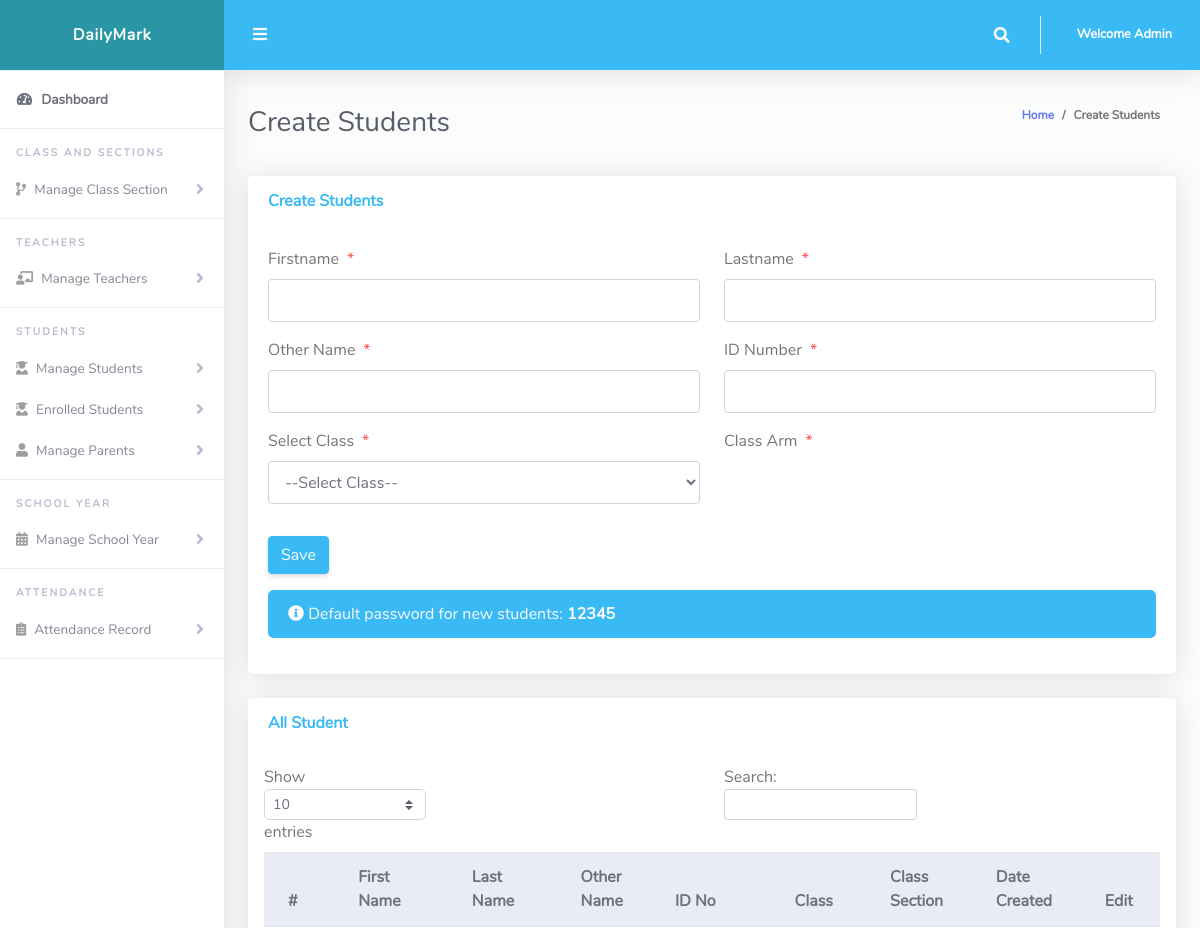
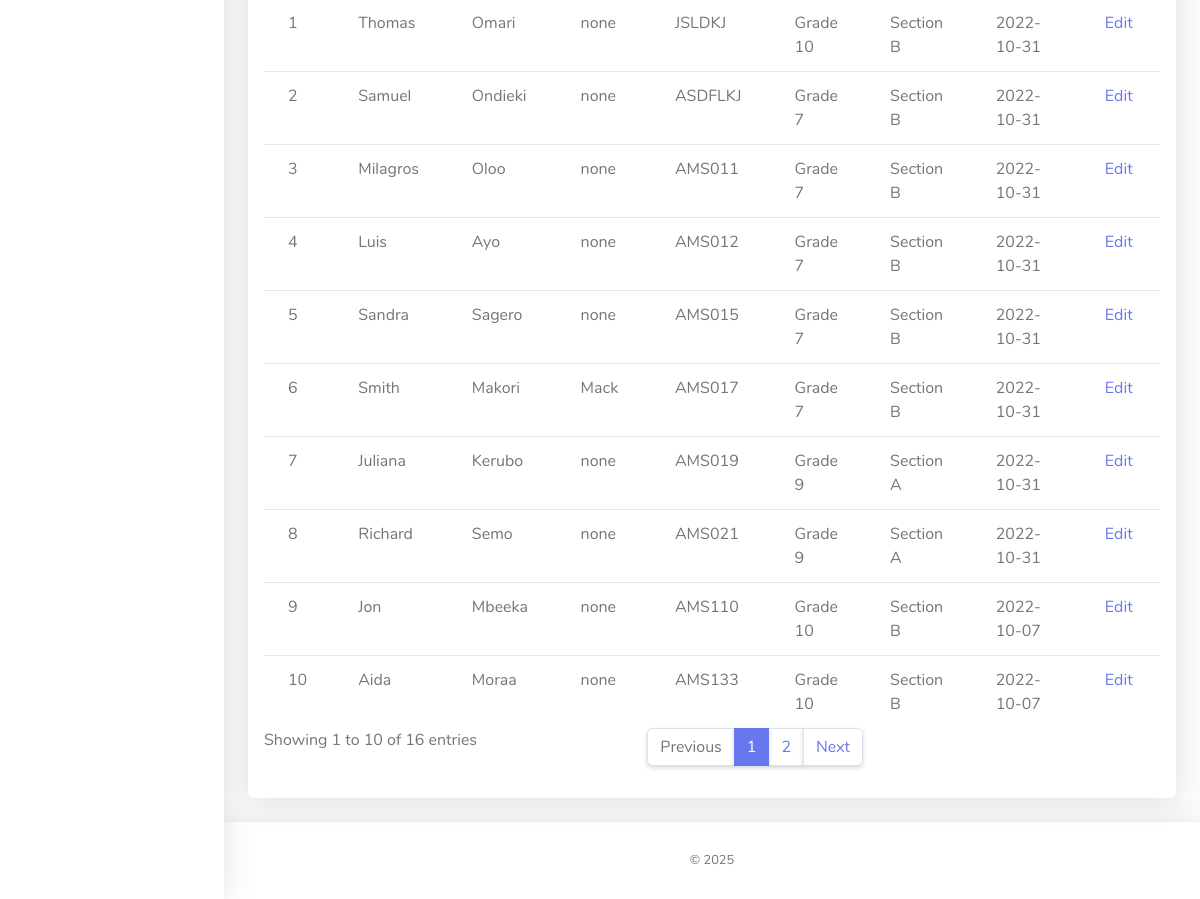
Page /Admin/createStudents.php (signed in) on the committed database (2 pictures, top to bottom).
### tables this page shows
CREATE TABLE `tblstudents` (
  `Id` int(10) NOT NULL,
  `firstName` varchar(255) NOT NULL,
  `lastName` varchar(255) NOT NULL,
  `otherName` varchar(255) NOT NULL,
  `admissionNumber` varchar(255) NOT NULL,
  `password` varchar(50) NOT NULL,
  `classId` varchar(10) NOT NULL,
  `classArmId` varchar(10) NOT NULL,
  `dateCreated` varchar(50) NOT NULL
);

CREATE TABLE `tblclass` (
  `Id` int(10) NOT NULL AUTO_INCREMENT,
  `className` varchar(255) NOT NULL,
  PRIMARY KEY (`Id`)
);

CREATE TABLE `tblclassarms` (
  `Id` int(10) NOT NULL AUTO_INCREMENT,
  `classId` varchar(10) NOT NULL,
  `classArmName` varchar(255) NOT NULL,
  `isAssigned` varchar(10) NOT NULL DEFAULT '0',
  `teacherId` int(10) NULL,
  PRIMARY KEY (`Id`),
  INDEX `teacher_idx` (`teacherId`)
);

### Admin/createStudents.php (the view, shortened to what this page needs)
<?php
include '../Includes/dbcon.php';
?>
<!DOCTYPE html>
<html lang="en">
<head>
  <link href="../vendor/fontawesome-free/css/all.min.css" rel="stylesheet" type="text/css">
  <link href="../vendor/bootstrap/css/bootstrap.min.css" rel="stylesheet" type="text/css">
  <link href="css/ruang-admin.min.css" rel="stylesheet">
</head>
<body id="page-top">
  <div id="wrapper">
      <?php include "Includes/sidebar.php";?>
    <div id="content-wrapper" class="d-flex flex-column">
      <div id="content">
       <?php include "Includes/topbar.php";?>
        <div class="container-fluid" id="container-wrapper">
          <div class="d-sm-flex align-items-center justify-content-between mb-4">
            <h1 class="h3 mb-0 text-gray-800">Create Students</h1>
            <ol class="breadcrumb">
              <li class="breadcrumb-item"><a href="./">Home</a></li>
              <li class="breadcrumb-item active" aria-current="page">Create Students</li>
            </ol>
          </div>
          <div class="row">
            <div class="col-lg-12">
              <div class="card mb-4">
                <div class="card-header py-3 d-flex flex-row align-items-center justify-content-between">
                  <h6 class="m-0 font-weight-bold text-info">Create Students</h6>
                </div>
                <div class="card-body">
                  <form method="post">
                   <div class="form-group row mb-3">
                        <div class="col-xl-6">
                        <label class="form-control-label">Firstname<span class="text-danger ml-2">*</span></label>
                        <input type="text" class="form-control" name="firstName" value="<?php echo $row['firstName'];?>" id="exampleInputFirstName" >
                        </div>
                        <div class="col-xl-6">
                        <label class="form-control-label">Lastname<span class="text-danger ml-2">*</span></label>
                      <input type="text" class="form-control" name="lastName" value="<?php echo $row['lastName'];?>" id="exampleInputFirstName" >
                        </div>
                    </div>
                     <div class="form-group row mb-3">
                        <div class="col-xl-6">
                        <label class="form-control-label">Other Name<span class="text-danger ml-2">*</span></label>
                        <input type="text" class="form-control" name="otherName" value="<?php echo $row['otherName'];?>" id="exampleInputFirstName" >
                        </div>
                        <div class="col-xl-6">
                        <label class="form-control-label">ID Number<span class="text-danger ml-2">*</span></label>
                      <input type="text" class="form-control" required name="admissionNumber" value="<?php echo $row['admissionNumber'];?>" id="exampleInputFirstName" >
                        </div>
                    </div>
                    <div class="form-group row mb-3">
                        <div class="col-xl-6">
                        <label class="form-control-label">Select Class<span class="text-danger ml-2">*</span></label>
                         <?php
                        $qry= "SELECT * FROM tblclass ORDER BY className ASC";
                        $result = $conn->query($qry);
                        $num = $result->num_rows;
                        if ($num > 0){
                          echo ' <select required name="classId" onchange="classArmDropdown(this.value)" class="form-control mb-3">';
                          echo'<option value="">--Select Class--</option>';
                                  echo '</select>';
                              }
                            ?>
                        </div>
                        <div class="col-xl-6">
                        <label class="form-control-label">Class Arm<span class="text-danger ml-2">*</span></label>
                        </div>
                    </div>
                      <?php
                    if (isset($Id))
                    {
                    ?>
                    <button type="submit" name="update" class="btn btn-warning">Update</button>
                    &nbsp;&nbsp;&nbsp;&nbsp;&nbsp;&nbsp;&nbsp;&nbsp;&nbsp;&nbsp;
                    <?php
                    } else {
                    ?>
                    <button type="submit" name="save" class="btn btn-info">Save</button>
                    <div class="mt-3 alert alert-info">
                      <i class="fas fa-info-circle"></i> Default password for new students: <strong>12345</strong>
                    </div>
                    <?php
                    }
                    ?>
                  </form>
                </div>
              </div>
                 <div class="row">
              <div class="col-lg-12">
              <div class="card mb-4">
                <div class="card-header py-3 d-flex flex-row align-items-center justify-content-between">
                  <h6 class="m-0 font-weight-bold text-info">All Student</h6>
                </div>
                <div class="table-responsive p-3">
                  <table class="table align-items-center table-flush table-hover" id="dataTableHover">
                    <thead class="thead-light">
                      <tr>
                        <th>#</th>
                        <th>First Name</th>
                        <th>Last Name</th>
                        <th>Other Name</th>
                        <th>ID No</th>
                        <th>Class</th>
                        <th>Class Section</th>
                        <th>Date Created</th>
                         <th>Edit</th>
                      </tr>
                    </thead>
                    <tbody>
                  <?php
                      $query = "SELECT tblstudents.Id,tblclass.className,tblclassarms.classArmName,tblclassarms.Id AS classArmId,tblstudents.firstName,
                      tblstudents.lastName,tblstudents.otherName,tblstudents.admissionNumber,tblstudents.dateCreated
                      FROM tblstudents
                      INNER JOIN tblclass ON tblclass.Id = tblstudents.classId
                      INNER JOIN tblclassarms ON tblclassarms.Id = tblstudents.classArmId";
                      $rs = $conn->query($query);
                      $num = $rs->num_rows;
                      $sn=0;
                      if($num > 0)
                      {
                        while ($rows = $rs->fetch_assoc())
                          {
                             $sn = $sn + 1;
                            echo"
                              <tr>
                                <td>".$sn."</td>
                                <td>".$rows['firstName']."</td>
                                <td>".$rows['lastName']."</td>
                                <td>".$rows['otherName']."</td>
                                <td>".$rows['admissionNumber']."</td>
                                <td>".$rows['className']."</td>
                                <td>".$rows['classArmName']."</td>
                                 <td>".$rows['dateCreated']."</td>
                                <td><a href='?action=edit&Id=".$rows['Id']."'>Edit</a></td>
                              </tr>";
                          }
                      }
                      else
                      {
                           echo
                           "<div class='alert alert-danger' role='alert'>
                            No Record Found!
                            </div>";
                      }
                      ?>
                    </tbody>
                  </table>
                </div>
              </div>
            </div>
            </div>
          </div>
        </div>
      </div>
       <?php include "Includes/footer.php";?>
    </div>
  </div>
</body>
</html>

### Admin/Includes/topbar.php (shortened to what this page needs)
<?php
  $query = "SELECT * FROM tbladmin WHERE Id = ".$_SESSION['userId']."";
  $rs = $conn->query($query);
  $rows = $rs->fetch_assoc();
  $fullName = $rows['firstName']." ".$rows['lastName'];
?>
<nav class="navbar navbar-expand navbar-light bg-info topbar mb-4 static-top">
          <button id="sidebarToggleTop" class="btn btn-link rounded-circle mr-3">
            <i class="fa fa-bars"></i>
          </button>
          <ul class="navbar-nav ml-auto">
            <li class="nav-item dropdown no-arrow">
              <a class="nav-link dropdown-toggle" href="#" id="searchDropdown" role="button" data-toggle="dropdown"
                aria-haspopup="true" aria-expanded="false">
                <i class="fas fa-search fa-fw"></i>
              </a>
            </li>
            <li class="nav-item dropdown no-arrow">
              <a class="nav-link dropdown-toggle" href="#" id="userDropdown" role="button" data-toggle="dropdown"
                aria-haspopup="true" aria-expanded="false">
                <span class="ml-2 d-none d-lg-inline text-white small"><b>Welcome <?php echo $fullName;?></b></span>
              </a>
            </li>
          </ul>
        </nav>

### rows in the picture
tblstudents: firstName "Thomas", lastName "Omari", otherName "none", admissionNumber "JSLDKJ", classId.className "Grade 10", classArmId.classArmName "Section B", dateCreated "2022-10-31"
tblstudents: firstName "Samuel", lastName "Ondieki", otherName "none", admissionNumber "ASDFLKJ", classId.className "Grade 7", classArmId.classArmName "Section B", dateCreated "2022-10-31"
tblstudents: firstName "Milagros", lastName "Oloo", otherName "none", admissionNumber "AMS011", classId.className "Grade 7", classArmId.classArmName "Section B", dateCreated "2022-10-31"
tblstudents: firstName "Luis", lastName "Ayo", otherName "none", admissionNumber "AMS012", classId.className "Grade 7", classArmId.classArmName "Section B", dateCreated "2022-10-31"
tblstudents: firstName "Sandra", lastName "Sagero", otherName "none", admissionNumber "AMS015", classId.className "Grade 7", classArmId.classArmName "Section B", dateCreated "2022-10-31"
tblstudents: firstName "Smith", lastName "Makori", otherName "Mack", admissionNumber "AMS017", classId.className "Grade 7", classArmId.classArmName "Section B", dateCreated "2022-10-31"
tblstudents: firstName "Juliana", lastName "Kerubo", otherName "none", admissionNumber "AMS019", classId.className "Grade 9", classArmId.classArmName "Section A", dateCreated "2022-10-31"
tblstudents: firstName "Richard", lastName "Semo", otherName "none", admissionNumber "AMS021", classId.className "Grade 9", classArmId.classArmName "Section A", dateCreated "2022-10-31"
tblstudents: firstName "Jon", lastName "Mbeeka", otherName "none", admissionNumber "AMS110", classId.className "Grade 10", classArmId.classArmName "Section B", dateCreated "2022-10-07"
tblstudents: firstName "Aida", lastName "Moraa", otherName "none", admissionNumber "AMS133", classId.className "Grade 10", classArmId.classArmName "Section B", dateCreated "2022-10-07"

### other values in the picture
$fullName "Admin"
